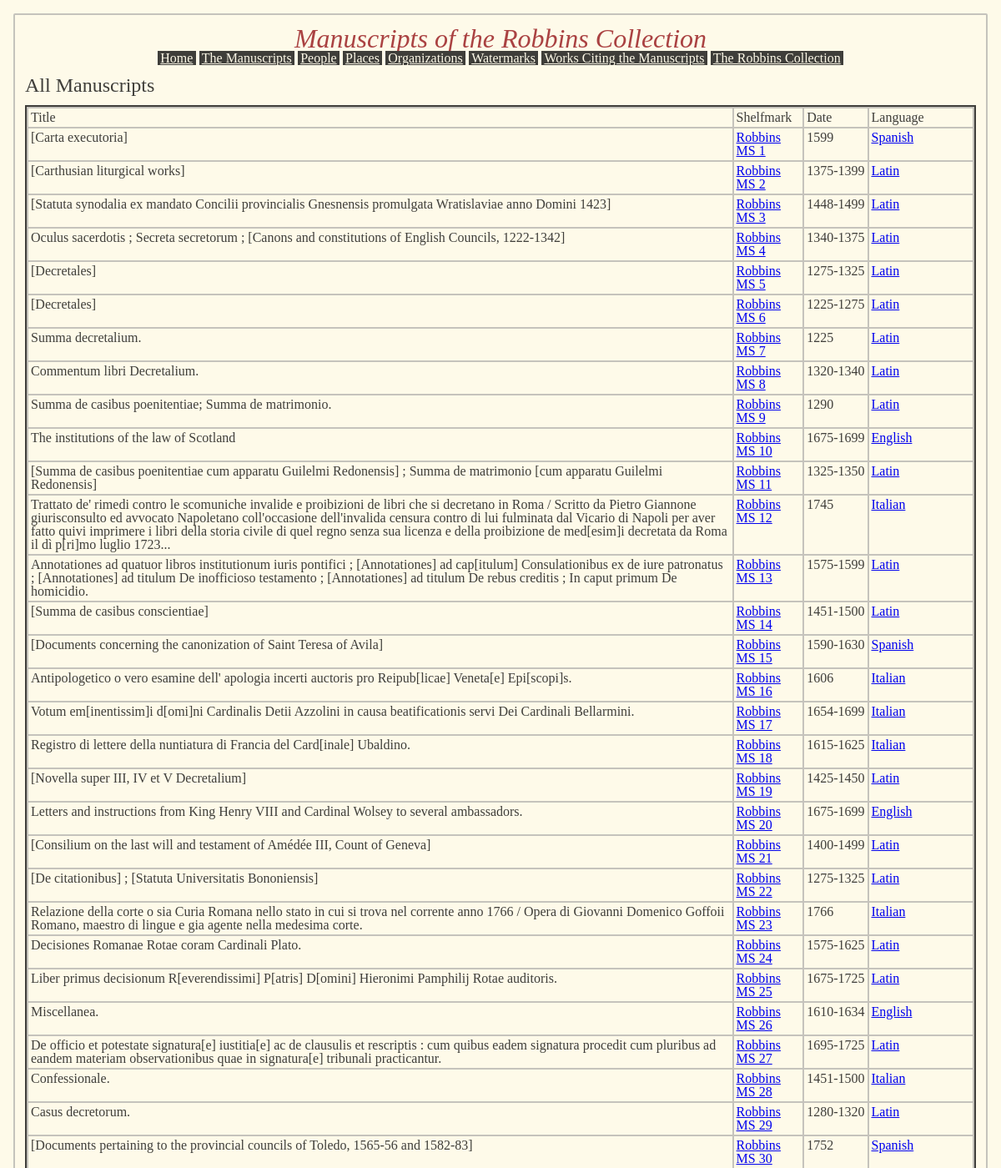
The page /list_mss (upper part) on the database its author committed.
### app/models.py (models this page shows, shortened)
class manuscript(db.Model):
	id = db.Column(db.Integer, primary_key=True)
	shelfmark = db.Column(db.String(15))
	ms_format = db.Column(db.String(20))
	date1 = db.Column(db.Integer)
	date2 = db.Column(db.Integer)
	datetype = db.Column(db.String(1))
	language = db.Column(db.Integer, db.ForeignKey('language.id'))
	summary = db.Column(db.String(1000))
	ownership_history = db.Column(db.String(1000))
	origin = db.Column(db.String(1000))
	decoration = db.Column(db.String(1000))
	binding = db.Column(db.String(1000))
	num_volumes = db.Column(db.Integer)
	ds_url = db.Column(db.String(1000))
	volumes = db.relationship('volume',
		backref = 'ms',
		lazy='dynamic')
	contents = db.relationship('content_item',
		backref = 'ms',
		lazy='dynamic')
	titles = db.relationship('title',
		backref = 'ms',
		lazy='dynamic'
		)
	watermarks = db.relationship('watermark',
		secondary = has_watermark,
		backref = db.backref('mss', lazy='dynamic')
		)
	assoc_people = db.relationship('person_ms_assoc',
		backref = 'ms',
		lazy='dynamic')
	places = db.relationship('place',
		secondary = has_place,
		backref = db.backref('mss', lazy='dynamic')
		)
	orgs = db.relationship('org_ms_assoc',
		backref= 'ms',
		lazy='dynamic')
	treatments = db.relationship('external_doc',
		secondary=has_external_doc,
		backref = db.backref('mss', lazy='dynamic')
		)

class title(db.Model):
	id = db.Column(db.Integer, primary_key=True)
	title_text = db.Column(db.String(150))
	title_type = db.Column(db.String(20))
	ms_id = db.Column(db.Integer, db.ForeignKey('manuscript.id'))

class language(db.Model):
	id = db.Column(db.Integer, primary_key = True)
	name = db.Column(db.String(60))
	mss = db.relationship('manuscript',
		backref = 'ms_language',
		lazy='dynamic')

### app/views.py (the view)
@app.route('/list_mss', methods = ['GET'])
def list_mss():
	allmss = models.manuscript.query.all()
	return render_template('msresults.html', recs = allmss, headline = 'All Manuscripts')

### app/templates/msresults.html
{% extends "base.html" %}
{% block content %}
	<h3>{{ headline }}</h3>
	<div id="contentsdiv">
		<table id="contentstable">
		<tr>
			<td>Title</td>
			<td>Shelfmark</td>
			<td>Date</td>
			<td>Language</td>
		</tr>
		{% for record in recs %}
		<tr>
			<td>{{record.titles.filter_by(title_type='main').first().title_text}}</td>
			<td><a href="ms{{record.id}}">{{record.shelfmark}}</a></td>
			{% if record.date2 %}
			<td>{{record.date1}}-{{record.date2}}</td>
			{% else %}
			<td>{{record.date1}}</td>
			{% endif %}
			<td><a href="{{url_for('ms_by_language', focus_lang_id=record.ms_language.id)}}">{{record.ms_language.name}}</a></td>
		</tr>
		{% endfor %}
		</table>
	</div>
{% endblock %}

### app/static/main.css (style rules this page uses)
html, body, div, span, applet, object, iframe, h1, h2, h3, h4, h5, h6, p, blockquote, pre, a, abbr, acronym, address, big, cite, code, del, dfn, em, img, ins, kbd, q, s, samp, small, strike, strong, sub, sup, tt, var, b, u, i, center, dl, dt, dd, ol, ul, li, fieldset, form, label, legend, table, caption, tbody, tfoot, thead, tr, th, td, article, aside, canvas, details, embed, figure, figcaption, footer, header, hgroup, menu, nav, output, ruby, section, summary, time, mark, audio, video { margin: 0; padding: 0; border: 0; font-size: 100%; font: inherit; vertical-align: baseline; }
body { line-height: 1; }
table { border-collapse: collapse; border-spacing: 0; }
html, body { background-color: #FEFAE9; margin: 0; padding: 0; }
h3, h4, h5, h6 { font-family: "Times New Roman"; color: #3F3E3A; margin-left: .5em; }
h3 { font-size: 1.5em; margin-left: .5em; }
p, td, th { color: #3F3E3A; font-family: "Times New Roman"; font-size: 1em; }
#contentsdiv { margin: .75em; border-style: solid; border-color: #3F3E3A; border-width: 2px; }
table, th, td { vertical-align: top; border-width: 2px; border-style: solid; border-color: #C5C3BC; border-collapse: collapse; padding: 3px; }

### rows shown on the page
manuscript: titles.filter_by "[Carta executoria]", shelfmark "Robbins MS 1", date1 "1599", ms_language.name "Spanish"
manuscript: titles.filter_by "[Carthusian liturgical works]", shelfmark "Robbins MS 2", date1 "1375", date2 "1399", ms_language.name "Latin"
manuscript: titles.filter_by "[Statuta synodalia ex mandato Concilii provincialis Gnesnensis promulgata Wratislaviae anno Domini 1423]", shelfmark "Robbins MS 3", date1 "1448", date2 "1499", ms_language.name "Latin"
manuscript: titles.filter_by "Oculus sacerdotis ; Secreta secretorum ; [Canons and constitutions of English Councils, 1222-1342]", shelfmark "Robbins MS 4", date1 "1340", date2 "1375", ms_language.name "Latin"
manuscript: titles.filter_by "[Decretales]", shelfmark "Robbins MS 5", date1 "1275", date2 "1325", ms_language.name "Latin"
manuscript: titles.filter_by "[Decretales]", shelfmark "Robbins MS 6", date1 "1225", date2 "1275", ms_language.name "Latin"
manuscript: titles.filter_by "Summa decretalium.", shelfmark "Robbins MS 7", date1 "1225", ms_language.name "Latin"
manuscript: titles.filter_by "Commentum libri Decretalium.", shelfmark "Robbins MS 8", date1 "1320", date2 "1340", ms_language.name "Latin"
manuscript: titles.filter_by "Summa de casibus poenitentiae; Summa de matrimonio.", shelfmark "Robbins MS 9", date1 "1290", ms_language.name "Latin"
manuscript: titles.filter_by "The institutions of the law of Scotland", shelfmark "Robbins MS 10", date1 "1675", date2 "1699", ms_language.name "English"
manuscript: titles.filter_by "[Summa de casibus poenitentiae cum apparatu Guilelmi Redonensis] ; Summa de matrimonio [cum apparatu Guilelmi Redonensis]", shelfmark "Robbins MS 11", date1 "1325", date2 "1350", ms_language.name "Latin"
manuscript: titles.filter_by "Trattato de' rimedi contro le scomuniche invalide e proibizioni de libri che si decretano in Roma / Scritto da Pietro Giannone giurisconsulto ed avvocato Napoletano coll'occasione dell'invalida censura contro di lui fulminata dal Vicario di Napoli per aver fatto quivi imprimere i libri della storia civile di quel regno senza sua licenza e della proibizione de med[esim]i decretata da Roma il dì p[ri]mo luglio 1723...", shelfmark "Robbins MS 12", date1 "1745", ms_language.name "Italian"
manuscript: titles.filter_by "Annotationes ad quatuor libros institutionum iuris pontifici ; [Annotationes] ad cap[itulum] Consulationibus ex de iure patronatus ; [Annotationes] ad titulum De inofficioso testamento ; [Annotationes] ad titulum De rebus creditis ; In caput primum De homicidio.", shelfmark "Robbins MS 13", date1 "1575", date2 "1599", ms_language.name "Latin"
manuscript: titles.filter_by "[Summa de casibus conscientiae]", shelfmark "Robbins MS 14", date1 "1451", date2 "1500", ms_language.name "Latin"
manuscript: titles.filter_by "[Documents concerning the canonization of Saint Teresa of Avila]", shelfmark "Robbins MS 15", date1 "1590", date2 "1630", ms_language.name "Spanish"
manuscript: titles.filter_by "Antipologetico o vero esamine dell' apologia incerti auctoris pro Reipub[licae] Veneta[e] Epi[scopi]s.", shelfmark "Robbins MS 16", date1 "1606", ms_language.name "Italian"
manuscript: titles.filter_by "Votum em[inentissim]i d[omi]ni Cardinalis Detii Azzolini in causa beatificationis servi Dei Cardinali Bellarmini.", shelfmark "Robbins MS 17", date1 "1654", date2 "1699", ms_language.name "Italian"
manuscript: titles.filter_by "Registro di lettere della nuntiatura di Francia del Card[inale] Ubaldino.", shelfmark "Robbins MS 18", date1 "1615", date2 "1625", ms_language.name "Italian"
manuscript: titles.filter_by "[Novella super III, IV et V Decretalium]", shelfmark "Robbins MS 19", date1 "1425", date2 "1450", ms_language.name "Latin"
manuscript: titles.filter_by "Letters and instructions from King Henry VIII and Cardinal Wolsey to several ambassadors.", shelfmark "Robbins MS 20", date1 "1675", date2 "1699", ms_language.name "English"
manuscript: titles.filter_by "[Consilium on the last will and testament of Amédée III, Count of Geneva]", shelfmark "Robbins MS 21", date1 "1400", date2 "1499", ms_language.name "Latin"
manuscript: titles.filter_by "[De citationibus] ; [Statuta Universitatis Bononiensis]", shelfmark "Robbins MS 22", date1 "1275", date2 "1325", ms_language.name "Latin"
manuscript: titles.filter_by "Relazione della corte o sia Curia Romana nello stato in cui si trova nel corrente anno 1766 / Opera di Giovanni Domenico Goffoii Romano, maestro di lingue e gia agente nella medesima corte.", shelfmark "Robbins MS 23", date1 "1766", ms_language.name "Italian"
manuscript: titles.filter_by "Decisiones Romanae Rotae coram Cardinali Plato.", shelfmark "Robbins MS 24", date1 "1575", date2 "1625", ms_language.name "Latin"
manuscript: titles.filter_by "Liber primus decisionum R[everendissimi] P[atris] D[omini] Hieronimi Pamphilij Rotae auditoris.", shelfmark "Robbins MS 25", date1 "1675", date2 "1725", ms_language.name "Latin"
manuscript: titles.filter_by "Miscellanea.", shelfmark "Robbins MS 26", date1 "1610", date2 "1634", ms_language.name "English"
manuscript: titles.filter_by "De officio et potestate signatura[e] iustitia[e] ac de clausulis et rescriptis : cum quibus eadem signatura procedit cum pluribus ad eandem materiam observationibus quae in signatura[e] tribunali practicantur.", shelfmark "Robbins MS 27", date1 "1695", date2 "1725", ms_language.name "Latin"
manuscript: titles.filter_by "Confessionale.", shelfmark "Robbins MS 28", date1 "1451", date2 "1500", ms_language.name "Italian"
manuscript: titles.filter_by "Casus decretorum.", shelfmark "Robbins MS 29", date1 "1280", date2 "1320", ms_language.name "Latin"
manuscript: titles.filter_by "[Documents pertaining to the provincial councils of Toledo, 1565-56 and 1582-83]", shelfmark "Robbins MS 30", date1 "1752", ms_language.name "Spanish"

### other values the page prints
{{ headline }} "All Manuscripts"
